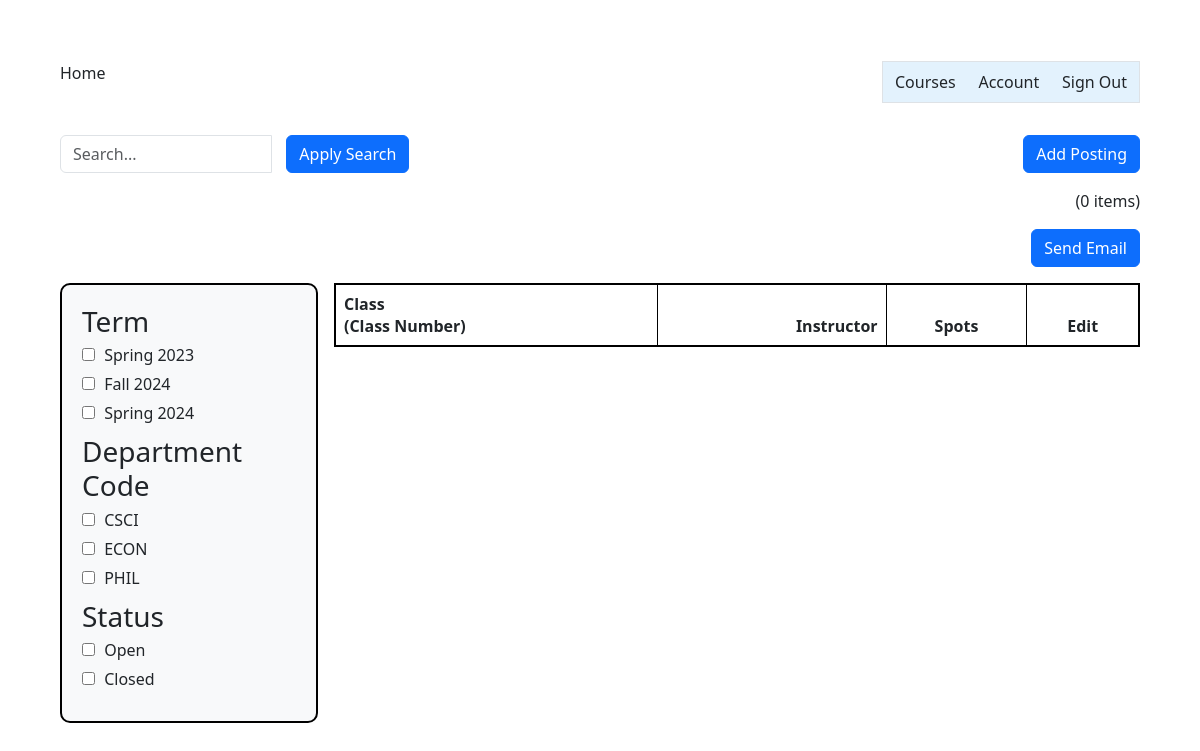
Page /admin_summary/ on the earlier database version.
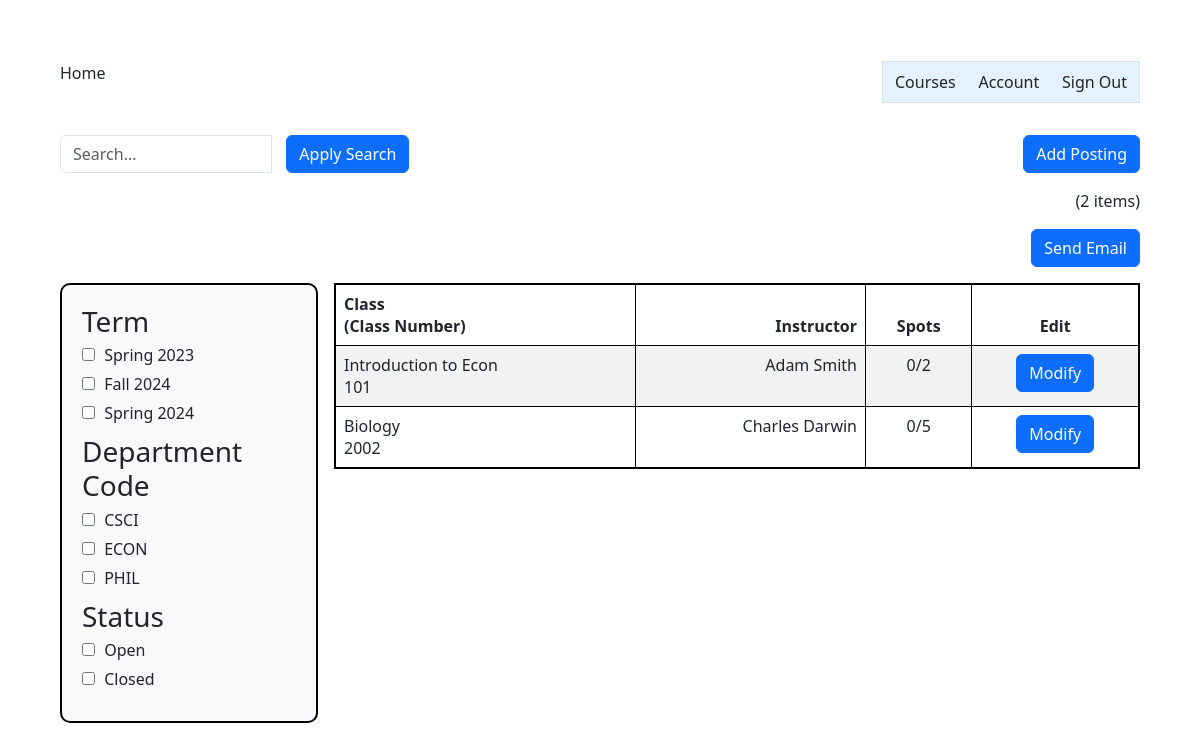
Same page on the later database version.
### InstructorAddCourse/models.py (models this page shows)
class InstructorAddCourse(models.Model):
	course_name = models.CharField(max_length=255)
	course_number = models.CharField(max_length=255)
	course_instructor = models.CharField(max_length=255)
	course_description = models.CharField(max_length=800)
	total_time_commitment = models.DecimalField(max_digits=2, decimal_places=0, validators=[MinValueValidator(0)], default=0)
	has_discussion = models.CharField(choices=[('yes', 'Yes'),('no', 'No')], max_length=50, default='')
	num_ta_needed = models.DecimalField(max_digits=2, decimal_places=0, validators=[MinValueValidator(0)], default=0)
	curr_num_ta = models.IntegerField(default=0)
	graded_meeting = models.CharField(choices=[('yes', 'Yes'),('no', 'No')], max_length=50, default='')
	office_hours = models.DecimalField(max_digits=2, decimal_places=0, validators=[MinValueValidator(0)], default=0)
	other_info = models.CharField(max_length=800, default=None)

### adminSummary/views.py (the view)
# urls.py: path('admin_summary/', admin_summary_view),
def admin_summary_view(response):
    search_query = response.GET.get('q', '')
    status_filter = response.GET.get('status', '')
    course_objects = InstructorAddCourse.objects.all()
    applied_filters = []
    if search_query:
        course_objects = course_objects.filter(
            course_name__icontains=search_query)
        applied_filters.append(('q', search_query))
    if status_filter:
        if status_filter in ['Open', 'Closed']:
            course_objects = [course for course in course_objects if get_status(
                course) == status_filter]
            applied_filters.append(('status', status_filter))
    else:
        applied_filters = [f for f in applied_filters if f[0] != 'status']
    if response.GET.get('my_checkbox'):
        course_objects = course_objects.filter(has_discussion=True)
    course_count = len(course_objects)
    context = {'course_objects': course_objects,
               'course_count': course_count, 'applied_filters': applied_filters}
    return render(response, "adminSummary.html", context)

### templates/adminSummary.html (shortened to what this page needs)
{% extends 'appbase.html' %} {% block content %} {% load static %} {% load static admin_templatetags %}
<!DOCTYPE html>
<html>
  <head>
    <link rel="stylesheet" href="{% static 'adminSummary.css' %}" />
  </head>
  <body>
    <div class="container-fluid">
      <form method="get">
      <div class="row">
        <div class="col-md-4">
            <div class="input-group">
              <input
                type="text"
                class="form-control"
                id="search"
                name="q"
                placeholder="Search..."
              />
              <div class="input-group-btn input-space">
                <button type="submit" class="btn btn-primary">
                  Apply Search
                </button>
              </div>
            </div>
        </div>
        <div class="col-md-4">
        </div>
        <div class="col-md-4">
          <div class="text-end">
            <button id="add-posting-btn" class="btn btn-primary">
              Add Posting
            </button>
          </div>
        </div>
      </div>
      <div class="row" id="item-row">
        <div class="col-sm">
          <div class="text-end">({{course_count}} items)</div>
        </div>
      </div>
      <div class="row" id="item-row">
        <div class="col-sm">
          <div class="text-end">
            <a href="{% url 'send_email' %}">
              <button type="button" class="btn btn-primary">Send Email</button>
            </a>
          </div>
        </div>
      </div>
      <div class="row">
        <div class="col-sm-3">
          <div class="filter-box">
            <div class="filter-group">
              <h3>Term</h3>
              <label
                ><input type="checkbox" name="term" value="Spring 2023" /> Spring
                2023</label
              >
              <label
                ><input type="checkbox" name="term" value="Fall 2024" /> Fall
                2024</label
              >
              <label
                ><input type="checkbox" name="term" value="Spring 2024" />
                Spring 2024</label
              >
            </div>
            <div class="filter-group">
              <h3>Department Code</h3>
              <label
                ><input type="checkbox" name="dept-code" value="CSCI" /> CSCI</label
              >
              <label
                ><input type="checkbox" name="dept-code" value="ECON" /> ECON</label
              >
              <label
                ><input type="checkbox" name="color" value="green" />
                PHIL</label
              >
            </div>
            <div class="filter-group">
              <h3>Status</h3>
              <label>
                <input type="checkbox" name="status" value="Open"/> Open
            </label>
            <label>
                <input type="checkbox" name="status" value="Closed"/> Closed
            </label>
            </div>
          </div>
        </div>
        <div class="col-sm-9">
          <table class="table table-striped table-bordered table-hover">
            <thead>
              <tr>
                <th>Class<br />(Class Number)</th>
                <th class="text-end">Instructor</th>
                <th class="text-center">Spots</th>
                <th class="text-center">Edit</th>
              </tr>
            </thead>
            <tbody id="table-body">
              {% for course in course_objects %}
              <tr>
                <td>{{ course.course_name }}<br />{{ course.course_number}}</td>
                <td class="text-end">{{ course.course_instructor }}</td>
                <td class="text-center">
                  {{course.curr_num_ta}}/{{ course.num_ta_needed }}
                </td>
                <td class="text-center">
                  <button type="button" class="btn btn-primary">Modify</button>
                </td>
              </tr>
              {% endfor %}
            </tbody>
          </table>
        </div>
      </div>
    </form>
    </div>
  </body>
</html>
{% endblock %}

Differences in the rows shown:
added InstructorAddCourse: course_name "Introduction to Econ", course_number "101", course_instructor "Adam Smith", curr_num_ta "0", num_ta_needed "2"
added InstructorAddCourse: course_name "Biology", course_number "2002", course_instructor "Charles Darwin", curr_num_ta "0", num_ta_needed "5"
Other differences:
{{ course_count }}: "0" → "2"
